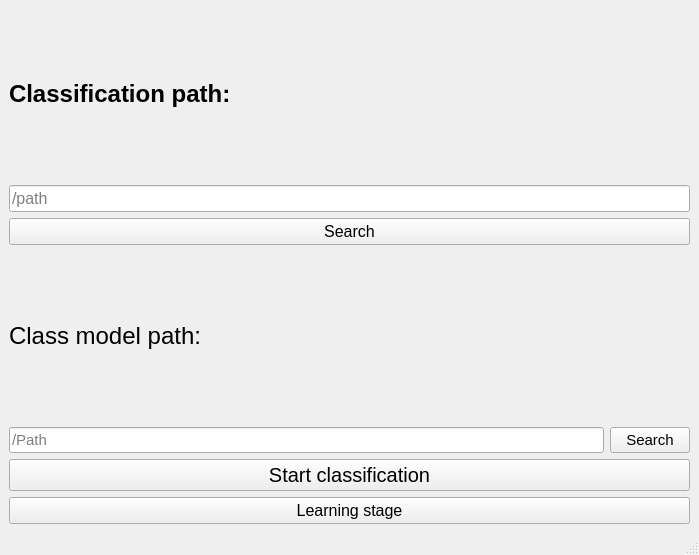
<?xml version="1.0" encoding="UTF-8"?>
<ui version="4.0">
 <class>MainWindow</class>
 <widget class="QMainWindow" name="MainWindow">
  <property name="geometry">
   <rect>
    <x>0</x>
    <y>0</y>
    <width>699</width>
    <height>555</height>
   </rect>
  </property>
  <property name="windowTitle">
   <string>MainWindow</string>
  </property>
  <widget class="QWidget" name="centralwidget">
   <layout class="QGridLayout" name="gridLayout">
    <item row="4" column="0">
     <widget class="QLineEdit" name="lineEdit_2">
      <property name="font">
       <font>
        <pointsize>11</pointsize>
       </font>
      </property>
      <property name="placeholderText">
       <string>/Path</string>
      </property>
     </widget>
    </item>
    <item row="4" column="1">
     <widget class="QPushButton" name="ClassButton">
      <property name="font">
       <font>
        <pointsize>11</pointsize>
       </font>
      </property>
      <property name="text">
       <string>Search</string>
      </property>
     </widget>
    </item>
    <item row="5" column="0" colspan="2">
     <widget class="QPushButton" name="pushButton_2">
      <property name="font">
       <font>
        <pointsize>15</pointsize>
       </font>
      </property>
      <property name="text">
       <string>Start classification</string>
      </property>
     </widget>
    </item>
    <item row="6" column="0" colspan="2">
     <widget class="QPushButton" name="Learning">
      <property name="font">
       <font>
        <pointsize>12</pointsize>
       </font>
      </property>
      <property name="text">
       <string>Learning stage</string>
      </property>
     </widget>
    </item>
    <item row="1" column="0" colspan="2">
     <widget class="QLineEdit" name="lineEdit">
      <property name="font">
       <font>
        <pointsize>12</pointsize>
       </font>
      </property>
      <property name="toolTip">
       <string/>
      </property>
      <property name="placeholderText">
       <string>/path</string>
      </property>
     </widget>
    </item>
    <item row="2" column="0" colspan="2">
     <widget class="QPushButton" name="pushButton">
      <property name="font">
       <font>
        <pointsize>12</pointsize>
       </font>
      </property>
      <property name="text">
       <string>Search</string>
      </property>
     </widget>
    </item>
    <item row="3" column="0" colspan="2">
     <widget class="QLabel" name="label_2">
      <property name="font">
       <font>
        <pointsize>18</pointsize>
       </font>
      </property>
      <property name="text">
       <string>Class model path:</string>
      </property>
     </widget>
    </item>
    <item row="0" column="0" colspan="2">
     <widget class="QLabel" name="label">
      <property name="enabled">
       <bool>true</bool>
      </property>
      <property name="font">
       <font>
        <pointsize>18</pointsize>
        <weight>75</weight>
        <bold>true</bold>
        <strikeout>false</strikeout>
        <kerning>true</kerning>
       </font>
      </property>
      <property name="text">
       <string>Classification path:</string>
      </property>
     </widget>
    </item>
   </layout>
  </widget>
  <widget class="QMenuBar" name="menubar">
   <property name="geometry">
    <rect>
     <x>0</x>
     <y>0</y>
     <width>699</width>
     <height>26</height>
    </rect>
   </property>
  </widget>
  <widget class="QStatusBar" name="statusbar"/>
 </widget>
 <resources/>
 <connections/>
</ui>
